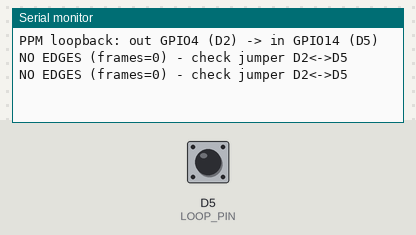
This sketch was run on a simulated ESP8266 (NodeMCU). Shown: the last lines printed to the serial monitor. The inputs (shaded band) are chosen by the test bench; at power-on: D5 (LOOP_PIN) LOW.

Above: at 1.5 s.
1.6 s: D5 (LOOP_PIN) pulsed HIGH 2 times (0.12 s each, 0.3 s apart)
At 2.4 s:
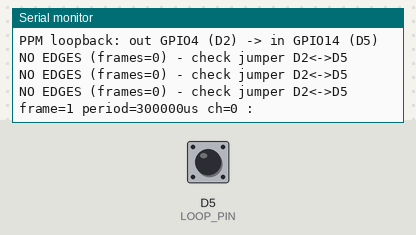
3.7 s: D5 (LOOP_PIN) driven HIGH
At 4.4 s:
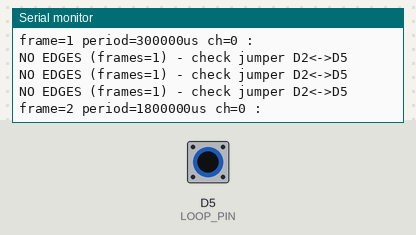
Timing chart, 0 to 6.7 s (numbered marks = the images above; inputs shaded):
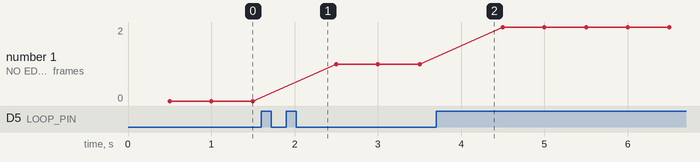

The sketch:

esp8266_ppm_loopback.ino
```cpp
// ESP8266 PPM loopback self-test (ArduPPM / APM2 format).
// Generates PPM on GPIO4 (D2) and reads it back on GPIO14 (D5). Jumper D2 -> D5.
// Measures the period between RISING edges, which is what the APM2 decoder
// treats as the channel value. Expected: periods == the test values below.

#include <Arduino.h>

#define PPM_PIN   4      // D2 output
#define LOOP_PIN  14     // D5 input (jumper D2 -> D5)

#define CH        6
#define GAP_US    400
#define FRAME_US  20000UL
#define SYNC_MIN  4000UL
#define PPM_INVERT 1     // even segment LOW, odd HIGH (ArduPPM negative pulse)
#define NSEG      (2 * CH + 2)

static uint16_t testCh[CH] = {1000, 1200, 1400, 1600, 1800, 2000};

static volatile uint16_t gDur[NSEG];
static volatile uint8_t  gSeg = 0;

static void buildDur() {
  uint32_t used = 0;
  for (int i = 0; i < CH; i++) {
    uint16_t v = testCh[i];
    if (v < 800) v = 800;
    if (v > 2200) v = 2200;
    gDur[2 * i + 1] = GAP_US;          // fixed gap after each channel
    gDur[2 * i + 2] = v - GAP_US;      // channel pulse: pulse + gap == v
    used += v;
  }
  gDur[NSEG - 1] = GAP_US;
  int32_t sync = (int32_t)FRAME_US - (int32_t)used - (int32_t)GAP_US;
  if (sync < (int32_t)SYNC_MIN) sync = SYNC_MIN;
  gDur[0] = sync;
}

static void ICACHE_RAM_ATTR ppmISR() {
  uint8_t i = gSeg;
#if PPM_INVERT
  if (i & 1) GPOS = (1 << PPM_PIN); else GPOC = (1 << PPM_PIN);
#else
  if (i & 1) GPOC = (1 << PPM_PIN); else GPOS = (1 << PPM_PIN);
#endif
  uint32_t d = gDur[i];
  if (++i >= NSEG) i = 0;
  gSeg = i;
  timer1_write(d * clockCyclesPerMicrosecond());
}

static volatile uint32_t rRise = 0;
static volatile uint16_t rBuf[16];
static volatile uint8_t  rIdx = 0;
static volatile uint16_t rOut[16];
static volatile uint8_t  rN = 0;
static volatile uint32_t rFrames = 0;
static volatile uint32_t rFrameStart = 0, rFrameUs = 0;

// Rising edge = start of the measured period. Period > 4 ms marks the sync.
static void ICACHE_RAM_ATTR loopISR() {
  uint32_t now = micros();
  if (rRise != 0) {
    uint32_t period = now - rRise;
    if (period > SYNC_MIN) {
      uint8_t n = rIdx;
      for (uint8_t k = 0; k < n; k++) rOut[k] = rBuf[k];
      rN = n; rIdx = 0; rFrames++;
      rFrameUs = now - rFrameStart;
      rFrameStart = now;
    } else if (rIdx < 16) {
      rBuf[rIdx++] = (uint16_t)period;
    }
  } else {
    rFrameStart = now;
  }
  rRise = now;
}

void setup() {
  Serial.begin(115200);
  delay(300);
  pinMode(PPM_PIN, OUTPUT);
  digitalWrite(PPM_PIN, LOW);
  pinMode(LOOP_PIN, INPUT);

  buildDur();
  gSeg = 0;
  timer1_isr_init();
  timer1_attachInterrupt(ppmISR);
  timer1_enable(TIM_DIV1, TIM_EDGE, TIM_SINGLE);
  ppmISR();

  attachInterrupt(digitalPinToInterrupt(LOOP_PIN), loopISR, RISING);

  Serial.printf("PPM loopback: out GPIO%d (D2) -> in GPIO%d (D5)\n", PPM_PIN, LOOP_PIN);
}

void loop() {
  static uint32_t last = 0, lf = 0;
  if (millis() - last >= 500) {
    last = millis();
    uint32_t f = rFrames;
    if (f == lf) {
      Serial.printf("NO EDGES (frames=%lu) - check jumper D2<->D5\n", (unsigned long)f);
      return;
    }
    lf = f;
    noInterrupts();
    uint8_t  n  = rN;
    uint16_t c[16];
    for (uint8_t i = 0; i < n; i++) c[i] = rOut[i];
    uint32_t fu = rFrameUs;
    interrupts();
    Serial.printf("frame=%lu period=%luus ch=%u :",
                  (unsigned long)f, (unsigned long)fu, n);
    for (uint8_t i = 0; i < n; i++) Serial.printf(" %u", c[i]);
    Serial.println();
  }
}
```

Measured:
- after the input at 1.6 s, the serial monitor: prints a new line after 0.40 s (image 1)
- after the input at 3.7 s, the serial monitor: prints a new line after 0.30 s (image 2)
- plotted number 1: 0 → 1 after the input at 1.6 s
